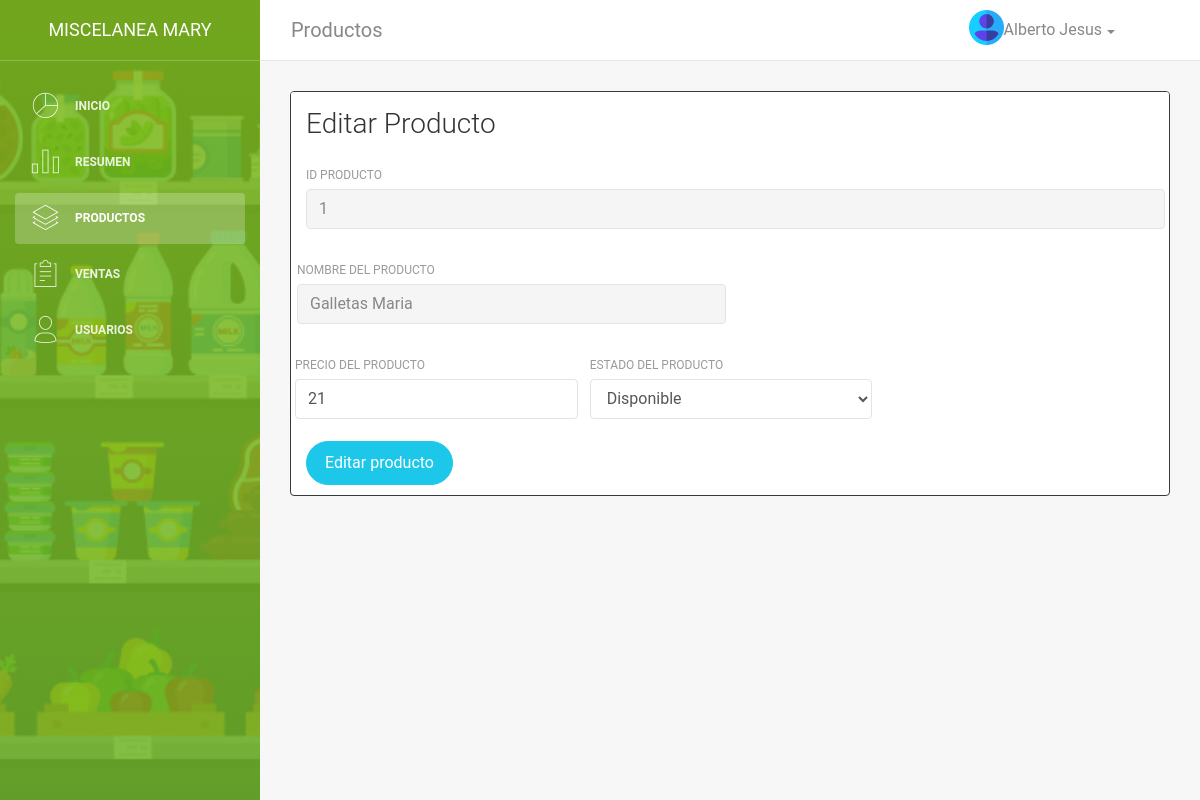
Screenshot of /dash/productos/formProducto.php?id=1 (signed in) with the database file from the repository.
### tables this page shows
CREATE TABLE `productos` (
  `id` int(11) NOT NULL,
  `producto` varchar(100) NOT NULL,
  `precio` double NOT NULL,
  `id_estado` int(11) NOT NULL
);

CREATE TABLE `estadoproducto` (
  `id` int(11) NOT NULL,
  `estado` varchar(100) NOT NULL
);

### dao/Productos.php (called while the page is built, shortened)
<?php
	class Productos
	{
		private $id;
		private $producto;
		private $precio;
		private $id_estado;
		function __construct($id,$producto,$precio,$id_estado)
		{
			$this->id=$id;
			$this->producto=$producto;
			$this->precio=$precio;
			$this->id_estado=$id_estado;
		}
		public function setId($id){
			$this->id=$id;
		}
		public function getId(){
			return $this->id;
		}
		public function getProducto(){
			return $this->producto;
		}
		public function getPrecio(){
			return $this->precio;
		}
		public function getId_Estado(){
			return $this->id_estado;
		}
		public function setConexion($conexion){
			$this->conexion=$conexion;
		}
		public function readProducto(){
			$productos= array();
			$query=
			"SELECT
				*
			FROM productos";
			$stmt=$this->conexion->prepare($query);
			if($stmt->execute()){
				while ($row = $stmt->fetch(PDO::FETCH_ASSOC)){
					extract($row);
					array_push($productos, new Productos($id,$producto,$precio,$id_estado));
				}
				return $productos;
			}else{
				echo "Error:  ".$stmt->errorInfo();
				return false;
			}
		}
		public function readProductoID(){
			$query=
			"SELECT
				*
			FROM productos
			WHERE id=$this->id";
			$stmt=$this->conexion->prepare($query);
			if($stmt->execute()){
				$row = $stmt->fetch(PDO::FETCH_ASSOC);
				extract($row);
				$this->producto = $producto;
				$this->precio = $precio;
				$this->id_estado = $id_estado;
			}else{
				echo "Error:  ".$stmt->errorInfo();
				return false;
			}
		}
	}
?>

### dao/Ventas_Productos.php (called while the page is built, shortened)
<?php
	class Ventas_Productos
	{
		private $id_producto;
		function __construct($id_producto,$id_venta,$unidades,$precio)
		{
			$this->id_producto=$id_producto;
		}
		public function setId_producto($id_producto){
			$this->id_producto=$id_producto;
		}
		public function setConexion($conexion){
			$this->conexion=$conexion;
		}
		public function existeProducto(){
			$query=
			"SELECT * FROM
				ventas_productos
			where id_producto=$this->id_producto";
			$stmt=$this->conexion->prepare($query);
			if($stmt->execute()){
				if($stmt->rowcount() > 0){
					return true;
				}else{
					return false;
				}
			}else{
				return false;
			}
		}
	}
?>

### dao/EstadoProducto.php (called while the page is built, shortened)
<?php
	class EstadoProducto
	{
		private $id;
		private $estado;
		function __construct($id,$estado)
		{
			$this->id=$id;
			$this->estado=$estado;
		}
		public function setId($id){
			$this->id=$id;
		}
		public function getEstado(){
			return $this->estado;
		}
		public function setConexion($conexion){
			$this->conexion=$conexion;
		}
		public function readEstado(){
			$estados= array();
			$query=
			"SELECT
				*
			FROM estadoproducto";
			$stmt=$this->conexion->prepare($query);
			if($stmt->execute()){
				while ($row = $stmt->fetch(PDO::FETCH_ASSOC)){
					extract($row);
					array_push($estados, new EstadoProducto($id,$estado));
				}
				return $estados;
			}else{
				print_r($stmt->errorInfo());
				return false;
			}
		}
		public function readEstadoID(){
			$query=
			"SELECT
				*
			FROM estadoproducto
			WHERE id=$this->id";
			$stmt=$this->conexion->prepare($query);
			if($stmt->execute()){
				$row = $stmt->fetch(PDO::FETCH_ASSOC);
				extract($row);
				$this->estado = $estado;
			}else{
				print_r($stmt->errorInfo());
				return false;
			}
		}
	}
?>

### dash/productos/formProducto.php (the view, shortened to what this page needs)
<?php
	$ruta="../../";
    include($ruta.'config/Precarga.php');
	include ($ruta.'header/header_dashboard.php');
    include ($ruta.'dao/Productos.php');
    $producto = new Productos('$id','$producto','$contenido','$precio','$id_categoria','$id_estado');
    $producto->setConexion($bd);
     if(isset($_GET["id"])){
      $producto->setId($_GET["id"]);
      $producto->readProductoID();
      $busca2=$producto->getId_Estado();
    }
    $productos=$producto->readProducto();
    include($ruta.'dao/EstadoProducto.php');
    $estado = new EstadoProducto('$id','$estado');
    $estado->setConexion($bd);
    if(isset($_GET["id"])){
      $estado->setId($busca2);
      $estado->readEstadoID();
    }
    $estados=$estado->readEstado();
    include($ruta.'dao/Ventas_Productos.php');
	 ?>
            <div class="content">
                <div class="container-fluid">
                    <div class="row">
                        <div class="col-md-12">
                            <div class="card border-dark">
                                <div class="card-header">
                                    <h3 class="card-title"><?=isset($_GET["id"])?"Editar":"Agregar"?> Producto</h3>
                                </div>
                                <div class="card-body">
                                    <form
                                    action="<?=isset($_GET['id'])?'editarProducto.php':'agregarProducto.php'?>" method="post">
                                        <div class="row">
                                            <?php if (isset($_GET['id'])){?>
                                            <div class="col-md-12 pr-1">
                                              <div class="form-group">
                                                <label>Id Producto</label>
                                                <input type="text" name="id" class="form-control" value="<?=$producto->getId() ?>" readonly>
                                              </div>
                                            </div>
                                            <?php } ?>
                                            <div class="col-md-6 pr-1">
                                                <div class="form-group">
                                                    <label>Nombre del producto</label>
                                                    <input type="text" class="form-control" placeholder="Nombre" required name="nombre"
                                                    <?php if(isset($_GET["id"])){
                                                                $idProduc=$producto->getId();
                                                                $ventaProduc = new Ventas_Productos('','','','');
                                                                $ventaProduc->setConexion($bd);
                                                                $ventaProduc->setId_producto($idProduc);
                                                                $existe=$ventaProduc->existeProducto();
                                                                if($existe == true){?>
                                                                    value="<?=$producto->getProducto()?>" readonly
                                                        <?php  }else{
                                                                    ?>
                                                                    value="<?=$producto->getProducto()?>"
                                                                    <?php
                                                                }
                                                            ?>
                                                       <?php }?>
                                                    >
                                                </div>
                                            </div>
                                        </div>
                                        <div class="row">
                                            <div class="col-md-4 pl-1">
                                                <div class="form-group">
                                                    <label for="exampleInputEmail1">Precio del producto</label>
                                                    <input type="number" class="form-control" placeholder="Precio" required="" min="0" name="precio"
                                                        <?php if(isset($_GET["id"])){?>
                                                                value="<?=$producto->getPrecio()?>"
                                                           <?php } ?>
                                                    >
                                                </div>
                                            </div>
                                            <div class="col-md-4 pr-1">
                                                <div class="form-group">
                                                    <label>Estado del producto</label>
                                                    <select name="id_estado" class="form-control" required="">
                                                    <?php if(isset($_GET["id"])){?>
                                                            <option value="<?=$producto->getId_Estado()?>">
                                                                <?=$estado->getEstado()?>
                                                            </option>
                                                    <?php }else{?>
                                                            <option value=""> Selecciona un estado</option>
                                                    <?php } ?>
                                                    </select>
                                                </div>
                                            </div>
                                        </div>
                                        <button type="submit" class="btn btn-info btn-fill btn-round"><?=isset($_GET["id"])?"Editar":"Agregar"?> producto</button>
                                    </form>
                                </div>
                            </div>
                        </div>
                        </div>
                    </div>
                </div>
            </div>
<?php
include($ruta.'footer/footer_dashboard.php');
 ?>

### rows the page displays
productos: id "1", nombre "Galletas Maria", precio "21"
estadoproducto: id_estado "Disponible"

### other values shown
$titulo "Productos"
$_SESSION['nombre'] "Alberto Jesus"
